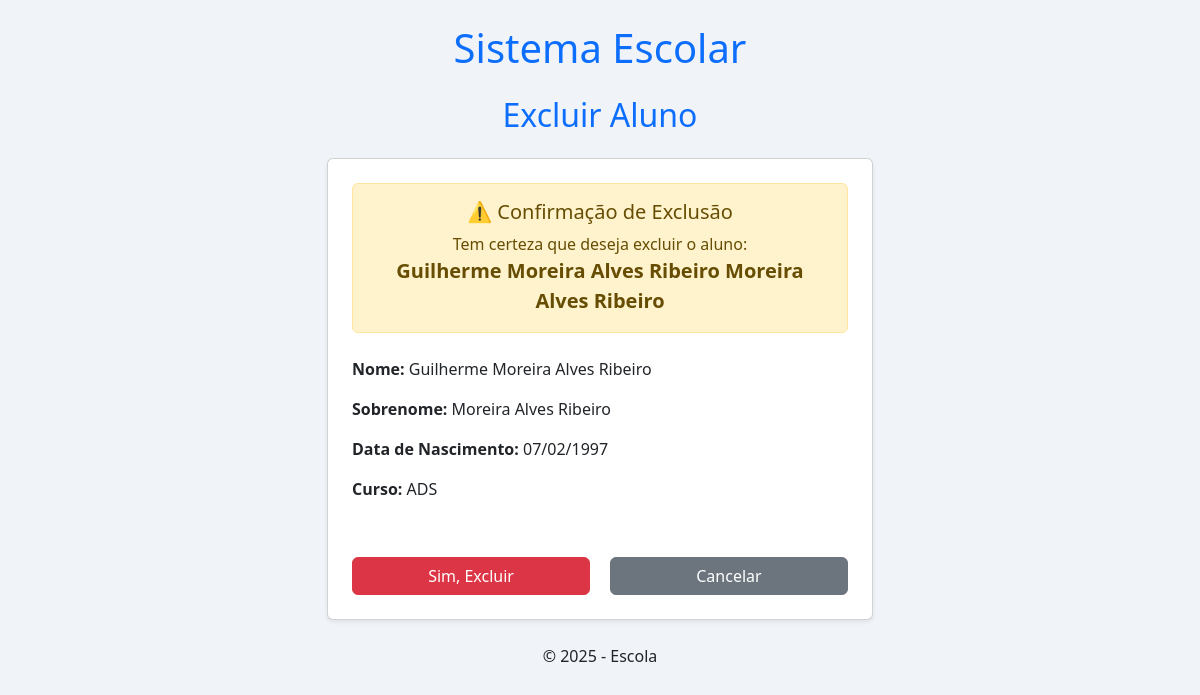
/excluir/1/, run on the app's committed database.
### alunos/models.py (models this page shows, shortened)
class Aluno(models.Model):
    nome = models.CharField(max_length=100)
    sobrenome = models.CharField(max_length=100)
    data_nascimento = models.DateField()
    curso = models.CharField(max_length=100)

### alunos/views.py (the view)
# urls.py: path('excluir/<int:id>/', views.excluir_aluno, name='excluir_aluno'),
def excluir_aluno(request, id):
    aluno = get_object_or_404(Aluno, id=id)
    if request.method == 'POST':
        aluno.delete()
        return redirect('listar_alunos')
    return render(request, 'alunos/excluir_aluno.html', {'aluno': aluno})

### alunos/templates/alunos/excluir_aluno.html (shortened to what this page needs)
{% extends 'alunos/base.html' %}
{% block content %}
<div class="row justify-content-center">
    <div class="col-md-6">
        <h2 class="text-center mb-4">Excluir Aluno</h2>
        <div class="card p-4 shadow-sm">
            <div class="alert alert-warning text-center mb-4">
                <h5 class="mb-2">⚠️ Confirmação de Exclusão</h5>
                <p class="mb-0">Tem certeza que deseja excluir o aluno:</p>
                <strong class="fs-5">{{ aluno.nome }} {{ aluno.sobrenome }}</strong>
            </div>
            <div class="mb-3">
                <p><strong>Nome:</strong> {{ aluno.nome }}</p>
                <p><strong>Sobrenome:</strong> {{ aluno.sobrenome }}</p>
                <p><strong>Data de Nascimento:</strong> {{ aluno.data_nascimento|date:"d/m/Y" }}</p>
                <p><strong>Curso:</strong> {{ aluno.curso }}</p>
            </div>
            <form method="post">
                <div class="d-flex justify-content-between mt-4">
                    <button type="submit" class="btn btn-danger w-45">Sim, Excluir</button>
                    <a href="{% url 'listar_alunos' %}" class="btn btn-secondary w-45">Cancelar</a>
                </div>
            </form>
        </div>
    </div>
</div>
{% endblock %}

### alunos/static/alunos/css/style.css (style rules this page uses)
body { background-color: #f0f4f8; font-family: 'Segoe UI', Tahoma, Geneva, Verdana, sans-serif; }
h1, h2 { color: #0d6efd; margin-bottom: 20px; text-align: center; }
.btn-secondary { background-color: #6c757d; border-color: #6c757d; }
.w-45 { width: 48%; }

### data on the page
Aluno: nome "Guilherme Moreira Alves Ribeiro", sobrenome "Moreira Alves Ribeiro", data_nascimento "07/02/1997", curso "ADS"
